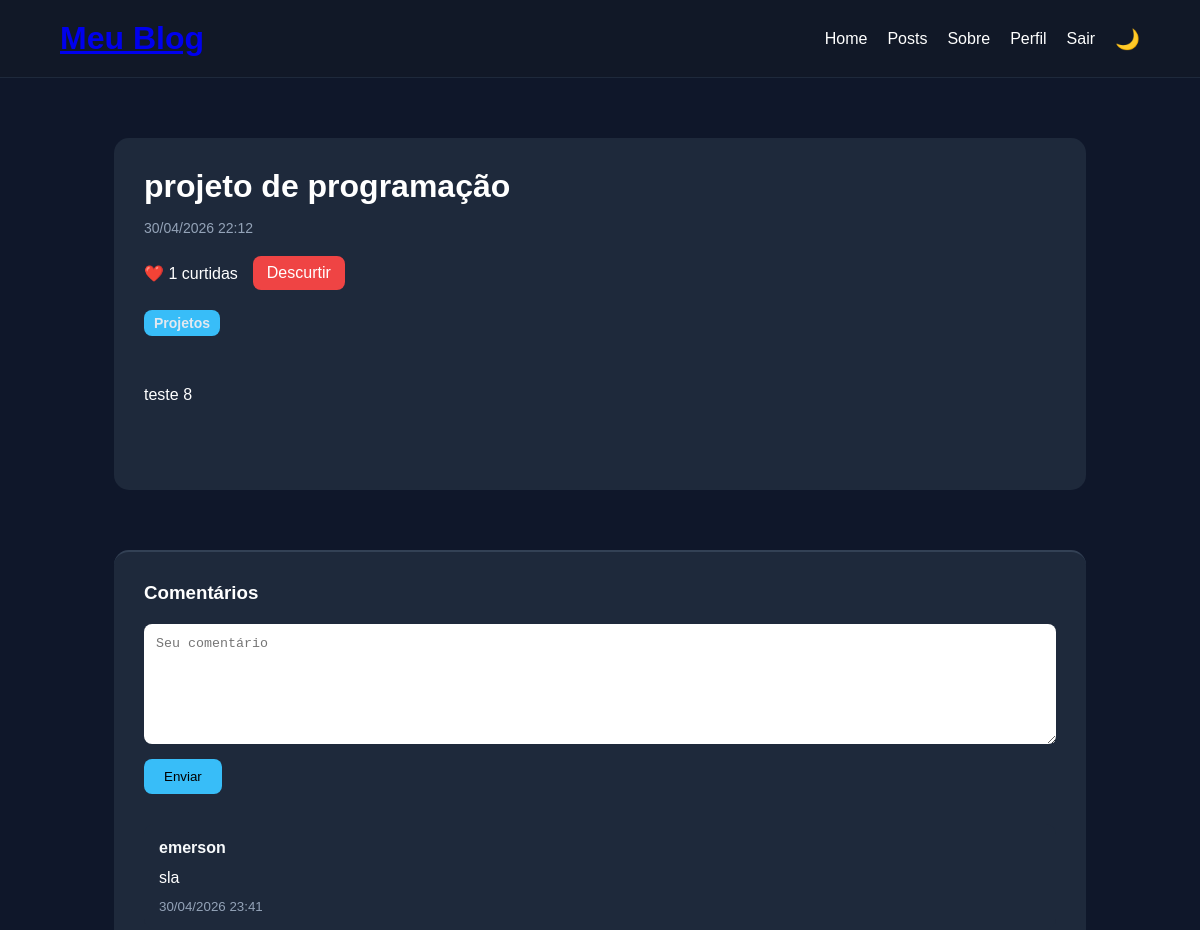
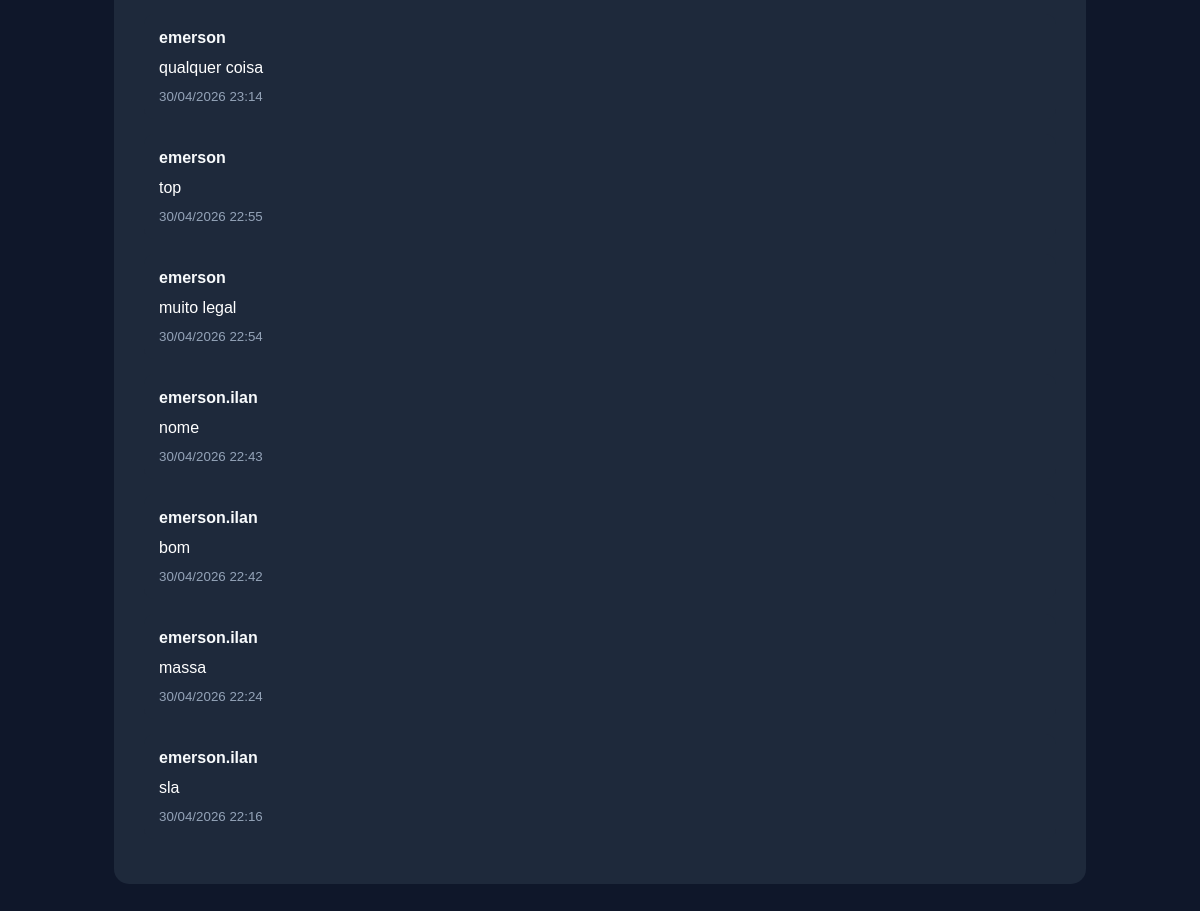
Screenshot of /post/projeto-de-programacao/ (signed in) with the database file from the repository (2 pictures, top to bottom).
### blog/models.py (models this page shows, shortened)
class Post(models.Model):
    titulo = models.CharField(
        max_length=200
    )
    conteudo = models.TextField()
    data_criacao = models.DateTimeField(
        auto_now_add=True
    )
    slug = models.SlugField(
        unique=True
    )
    categoria = models.ForeignKey(
        Categoria,
        on_delete=models.CASCADE,
        null=True,
        blank=True
    )
    likes = models.ManyToManyField(
        User,
        related_name='liked_posts',
        blank=True
    )
    imagem = models.ImageField(
        upload_to='posts/',
        null=True,
        blank=True
    )
    def total_likes(self):
        return self.likes.count()

class Categoria(models.Model):
    nome = models.CharField(
        max_length=100
    )

class Comment(models.Model):
    post = models.ForeignKey(
        Post,
        on_delete=models.CASCADE,
        related_name='comments'
    )
    usuario = models.ForeignKey(
        User,
        on_delete=models.CASCADE
    )
    texto = models.TextField()
    data_criacao = models.DateTimeField(
        auto_now_add=True
    )

### blog/views.py (the view, shortened to what this page needs)
def post_detail(request, slug):
    post = get_object_or_404(
        Post,
        slug=slug
    )
    comments = post.comments.order_by(
        '-data_criacao'
    )
    return render(
        request,
        'post_detail.html',
        {
            'post': post,
            'comments': comments
        }
    )

### blog/templates/post_detail.html (shortened to what this page needs)
{% extends 'base.html' %}
{% block content %}
<div class="container">
    <div class="post-detail">
        <h1>
            {{ post.titulo }}
        </h1>
        <p class="post-date">
            {{ post.data_criacao|date:"d/m/Y H:i" }}
        </p>
        <div class="likes">
            <p>
                ❤️ {{ post.total_likes }} curtidas
            </p>
            {% if user.is_authenticated %}
            <a href="{% url 'like_post' post.slug %}">
                {% if user in post.likes.all %}
                Descurtir
                {% else %}
                Curtir
                {% endif %}
            </a>
            {% else %}
            <p>
                Faça login para curtir.
            </p>
            {% endif %}
        </div>
        <a class="post-category" href="/posts/?categoria={{ post.categoria.nome }}">
            {{ post.categoria.nome }}
        </a>
        <div class="post-content">
            {{ post.conteudo }}
        </div>
    </div>
    <div class="comments-section">
        <h3>
            Comentários
        </h3>
        {% if user.is_authenticated %}
        <form method="POST">
            <textarea name="texto" placeholder="Seu comentário" required></textarea>
            <button type="submit">
                Enviar
            </button>
        </form>
        {% endif %}
        <div class="comments">
            {% for comment in comments %}
            <div class="comment">
                <a class="comment-user" href="/usuarios/perfil/{{ comment.usuario.username }}/">
                    {{ comment.usuario.username }}
                </a>
                <p>
                    {{ comment.texto }}
                </p>
                <small>
                    {{ comment.data_criacao|date:"d/m/Y H:i" }}
                </small>
            </div>
            {% empty %}
            <p>
                Nenhum comentário ainda.
            </p>
            {% endfor %}
        </div>
    </div>
</div>
{% endblock %}

### blog/static/css/style.css (style rules this page uses)
* { margin: 0; padding: 0; box-sizing: border-box; }
body { background-color: #0f172a; color: white; font-family: Arial, Helvetica, sans-serif; transition: 0.3s; }
.container { width: 90%; max-width: 1200px; margin: auto; }
.post-date { font-size: 14px; color: #94a3b8; margin-bottom: 10px; }
.post-category { display: inline-block; background-color: #38bdf8; color: #e2e8f0 !important; padding: 5px 10px; border-radius: 8px; text-decoration: none; font-size: 14px; margin-bottom: 15px; font-weight: bold; }
.post-detail h1 { margin-bottom: 15px; }
.post-content { margin-top: 30px; line-height: 1.8; margin-bottom: 50px; }
.comments-section { margin-top: 60px; padding-top: 30px; border-top: 2px solid #334155; }
.comments-section h3 { margin-bottom: 20px; }
.comments-section form { display: flex; flex-direction: column; gap: 15px; margin-bottom: 30px; }
.comments-section input, .comments-section textarea { padding: 12px; border-radius: 8px; border: none; }
.comments-section textarea { min-height: 120px; resize: vertical; }
.comments-section button { width: fit-content; padding: 10px 20px; border: none; border-radius: 8px; background-color: #38bdf8; cursor: pointer; }
.comment { background-color: #1e293b; padding: 15px; border-radius: 10px; margin-bottom: 15px; }
.comment small { display: block; margin-top: 12px; color: #94a3b8; }
.likes { margin: 20px 0; display: flex; gap: 15px; align-items: center; }
.likes a { background-color: #ef4444; color: white; padding: 8px 14px; border-radius: 8px; text-decoration: none; }
.post-detail { background-color: #1e293b; padding: 30px; border-radius: 15px; }
.comments-section { background-color: #1e293b; padding: 30px; border-radius: 15px; }
.post-card a, .likes a, .pagination a { transition: 0.3s; }
.comment-user { color: #f8fafc; text-decoration: none; font-weight: bold; display: inline-block; margin-bottom: 12px; transition: 0.3s; }

### rows the page displays
Post: titulo "projeto de programação", data_criacao "30/04/2026 22:12", total_likes "1", categoria.nome "Projetos", conteudo "teste 8"
Comment: usuario.username "emerson", texto "sla", data_criacao "30/04/2026 23:41"
Comment: usuario.username "emerson", texto "qualquer coisa", data_criacao "30/04/2026 23:14"
Comment: usuario.username "emerson", texto "top", data_criacao "30/04/2026 22:55"
Comment: usuario.username "emerson", texto "muito legal", data_criacao "30/04/2026 22:54"
Comment: usuario.username "emerson.ilan", texto "nome", data_criacao "30/04/2026 22:43"
Comment: usuario.username "emerson.ilan", texto "bom", data_criacao "30/04/2026 22:42"
Comment: usuario.username "emerson.ilan", texto "massa", data_criacao "30/04/2026 22:24"
Comment: usuario.username "emerson.ilan", texto "sla", data_criacao "30/04/2026 22:16"
